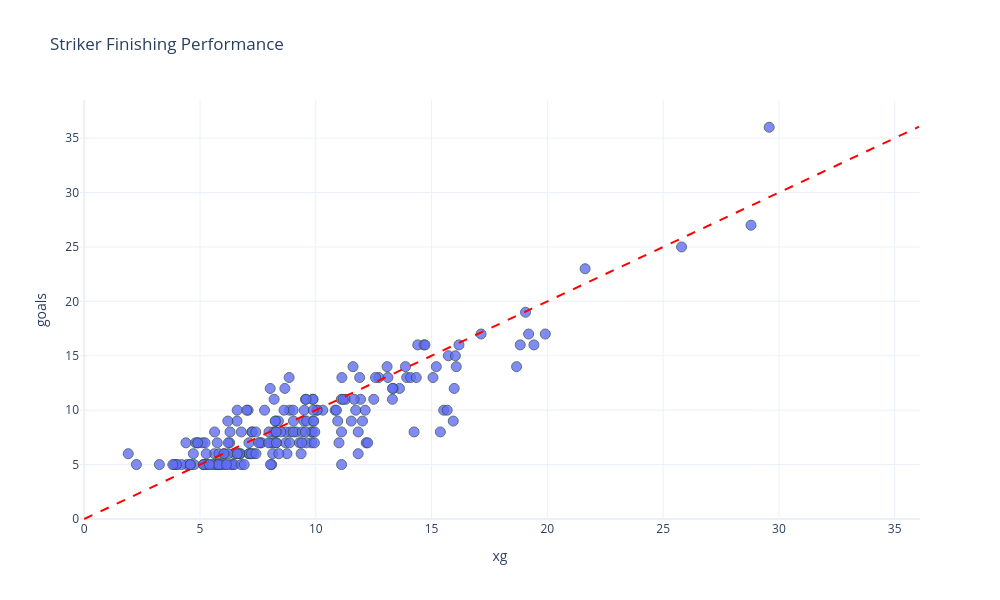

Notebook cell for this chart:
### Code cell
max_val = max(strikers['Standard_Gls'].max(), strikers['xg'].max()) + 0.05
fig = px.scatter(
    strikers[strikers["Performance_Gls"] >= 5].copy(), 
    y='Standard_Gls', 
    x='xg',
    hover_name='player',         
    hover_data=['team', 'Playing Time_Min', 'Standard_Gls', 'xg'], 
    title='Striker Finishing Performance',
    labels={
        'xg': 'xg',
        'Standard_Gls': 'goals'
    },
    template='plotly_white',               
    width=1000, 
    height=600
)

fig.add_shape(type='line',x0=0,y0=0,x1=max_val,y1=max_val, line=dict(color="red", width=2, dash="dash"))

fig.update_traces(marker=dict(size=10, opacity=0.8, line=dict(width=1, color='DarkSlateGrey')))

fig.show()

### Figure 1 — Plotly figure (JSON) as saved in the notebook; plotly's stock layout.template omitted (floating-point values rounded to 4 significant figures; data arrays with more than 128 entries replaced by an {"elided": "..."} marker saying what was removed)
{"data": [{"customdata": {"elided": "215x2 mixed values"}, "hovertemplate": "<b>%{hovertext}</b><br><br>xg=%{x}<br>goals=%{y}<br>team=%{customdata[0]}<br>Playing Time_Min=%{customdata[1]}<extra></extra>", "hovertext": {"elided": "215 str values"}, "legendgroup": "", "marker": {"color": "#636efa", "line": {"color": "DarkSlateGrey", "width": 1}, "opacity": 0.8, "size": 10, "symbol": "circle"}, "mode": "markers", "name": "", "orientation": "v", "showlegend": false, "type": "scatter", "x": {"elided": "215 float values"}, "xaxis": "x", "y": {"elided": "215 int values"}, "yaxis": "y"}], "layout": {"height": 600, "legend": {"tracegroupgap": 0}, "shapes": [{"line": {"color": "red", "dash": "dash", "width": 2}, "type": "line", "x0": 0, "x1": 36.05, "y0": 0, "y1": 36.05}], "title": {"text": "Striker Finishing Performance"}, "width": 1000, "xaxis": {"anchor": "y", "domain": [0, 1], "title": {"text": "xg"}}, "yaxis": {"anchor": "x", "domain": [0, 1], "title": {"text": "goals"}}}}
